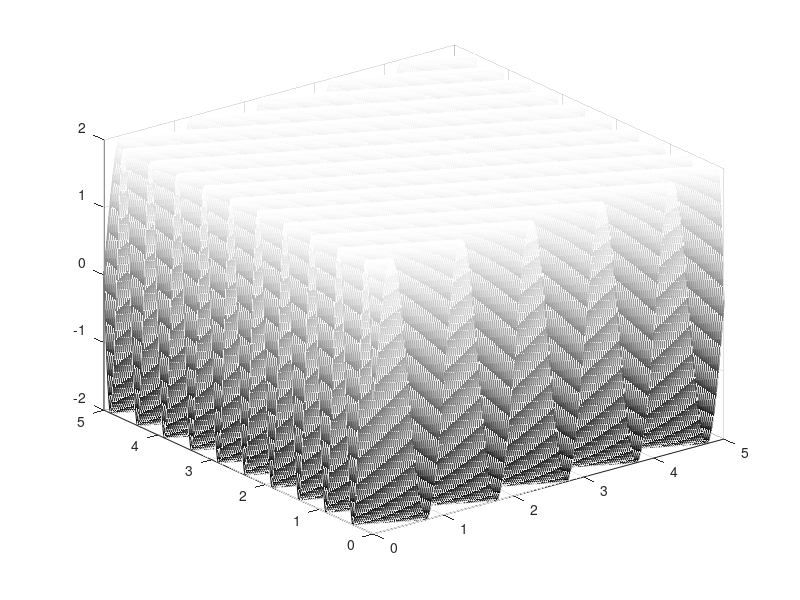

MATLAB code to generate this figure:

%% Represente um gráfico onde o valor do sinal em cada ponto seja indicado
%através de da cor, numa escala de cores.

ta = 0.01;

t1 = 0:ta:5; 
t2 = 0:ta:5; 

n1 = length(t1);
n2 = length(t2);

q = zeros(n1,n2);
for k1=1:n1
    q(k1, :) = 2*sin(2*pi*(2*t1(k1) + t2));
end



mesh(t1, t2,q)

cmap = colormap;
cmap_gray = [(0:(1/64):1)' (0:(1/64):1)' (0:(1/64):1)'];

colormap(cmap_gray);
